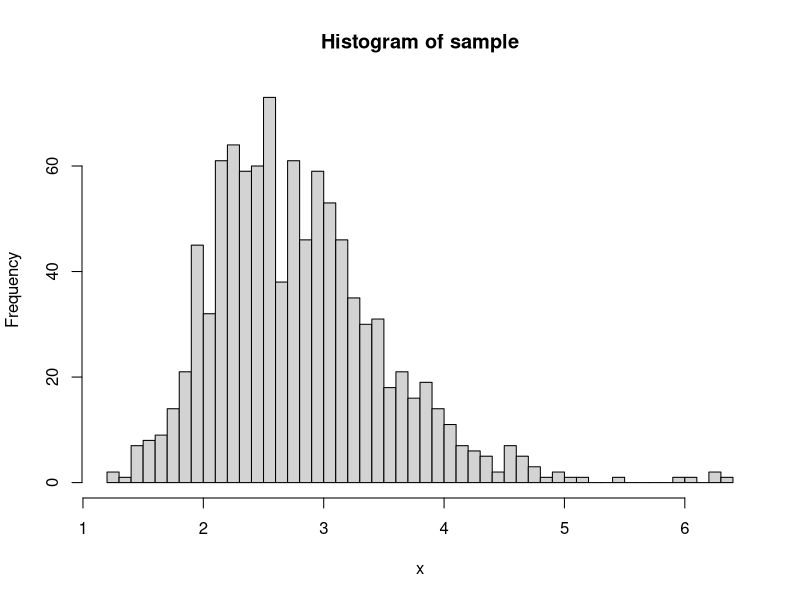
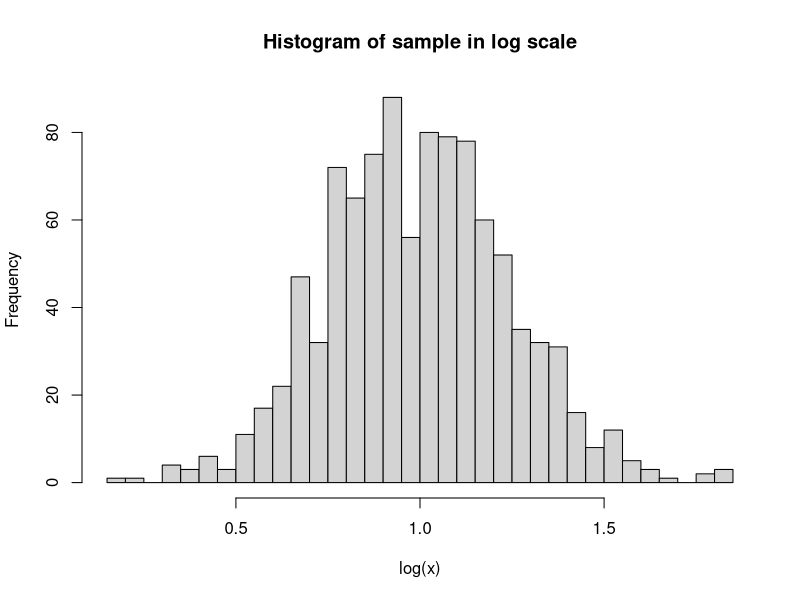

Write R code to recreate these figures, in order.
## ---- chunk 1
knitr::opts_chunk$set(echo = TRUE)
## ---- chunk 2
x<-rlnorm(1000,meanlog = 1,sdlog = 0.25)

## ---- chunk 3
hist(x,breaks = 50,main="Histogram of sample")
## ---- chunk 4
hist(log(x),breaks = 50,main="Histogram of sample in log scale")

